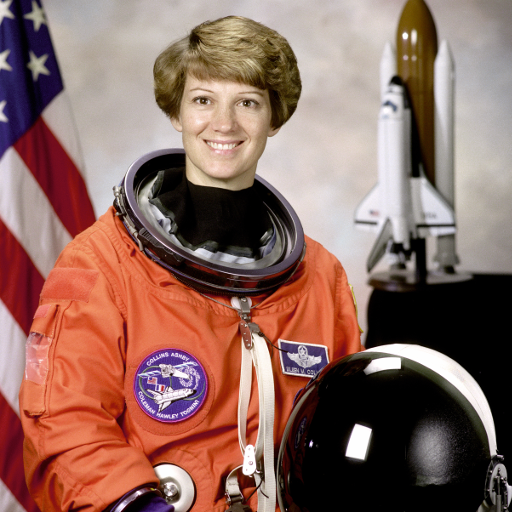
#> input picture skimage.data.astronaut(), 512 x 512 px
$ python image_transform.py
#> lines starting #> are read from the running program, lines starting #| are printed output that depends on the picture; long printed decimals are rounded
import cv2, skimage.data
import numpy as np
import matplotlib.pyplot as plt

def image_difference(image1, image2, name):
    d = np.sum((image1 - image2) ** 2)
    diff = d / float(512 * 512)
    print(f"{name}\'s difference: {diff}")

def printImage(image, name):
    plt.imshow(image)
    plt.title(name)
    plt.show()

def rotation(I, a, name): #I: image, a: angle
    M = np.array(
        [[np.cos(a), -np.sin(a), 1],
        [np.sin(a), np.cos(a), 1]], dtype=np.float32)

    rotation_image = cv2.warpAffine(I, M, (0, 0))

    printImage(rotation_image, name)

    return rotation_image

def similarity(I, s, a, x, y, name):
    M = np.array(
        [[s*np.cos(a), -s*np.sin(a), x],
         [s*np.sin(a), s*np.cos(a), y]], dtype=np.float32)

    similarity_image = cv2.warpAffine(I, M, (0,0))

    printImage(similarity_image, name)

    return similarity_image


def affine(I, scale, shear, name):
    M = np.array(
        [[scale, shear, 0],
         [shear, scale, 0]], dtype=np.float32)

    affine_image = cv2.warpAffine(I, M, (0, 0))

    printImage(affine_image, name)

    return affine_image

def projective(I, M, name):
    projective_image = cv2.warpPerspective(I, M, (0, 0))

    printImage(projective_image, name)

    return projective_image


image = skimage.data.astronaut()
#> image is the input picture: shape (512, 512, 3); mean R, G, B 141.6, 105.8, 96.5
print(image.shape) # (512, 512, 3)
#| (512, 512, 3)

printImage(image, "Original image")

r_test = cv2.imread("rotation_test.jpg")
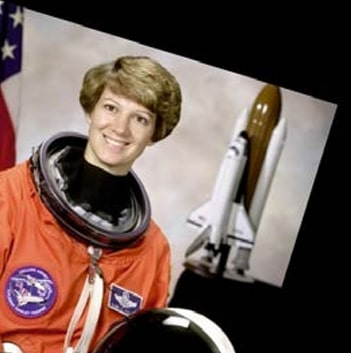
#> input picture 3-1 컴퓨터 비전/HW/HW01/rotation_test.jpg, 351 x 353 px
#> r_test is the input picture: shape (353, 351, 3); mean B, G, R 81.8, 88.8, 109.9
rotation_test = cv2.resize(r_test, (512, 512))
image_difference(rotation(image, 0.305, "Rotation"), rotation_test, "Rotation transformation")
#> in image_difference, `d = np.sum((image1 - image2) ** 2)`: d = 45521248
#> in image_difference, `diff = d / float(512 * 512)`: diff = 173.6
#| Rotation transformation's difference: 173.650

s_test = cv2.imread("similarity_test.jpg")
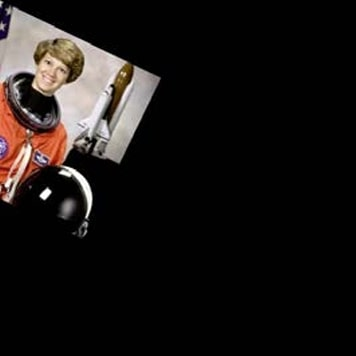
#> input picture 3-1 컴퓨터 비전/HW/HW01/similarity_test.jpg, 356 x 356 px
#> s_test is the input picture: shape (356, 356, 3); mean B, G, R 20.6, 22.1, 26
similarity_test = cv2.resize(s_test, (512, 512))
image_difference(similarity(image, 0.5, 0.45, -1, -1, "Similarity transformation"), similarity_test, "Similarity")
#| Similarity's difference: 47.809

a_test = cv2.imread("affine_test.jpg")
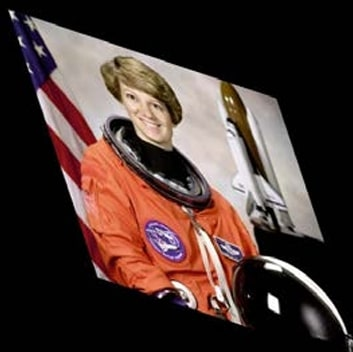
#> input picture 3-1 컴퓨터 비전/HW/HW01/affine_test.jpg, 353 x 352 px
#> a_test is the input picture: shape (352, 353, 3); mean B, G, R 50.3, 54.8, 73
affine_test = cv2.resize(a_test, (512, 512))
image_difference(affine(image, 0.77, 0.28, "Affine"), affine_test, "Affine transformation")
#| Affine transformation's difference: 133.777

p_test = cv2.imread("projective_test.jpg")
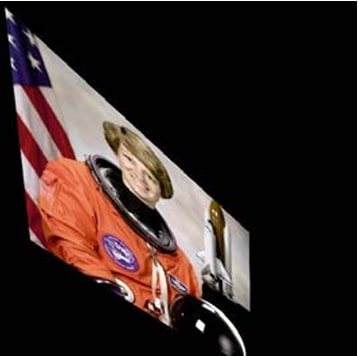
#> input picture 3-1 컴퓨터 비전/HW/HW01/projective_test.jpg, 359 x 356 px
#> p_test is the input picture: shape (356, 359, 3); mean B, G, R 34.7, 37.5, 50.8
projective_test = cv2.resize(p_test, (512, 512))
m = np.array(
        [[1, 0.1, 0],
         [1, 0.8, 0],
         [0.001, 0.0003, 1]], dtype=np.float32)
image_difference(projective(image, m, "Projective"), projective_test, "Projective transformation")
#| Projective transformation's difference: 103.174

# 내 이미지로 테스팅
img = cv2.imread("dog.jpg")
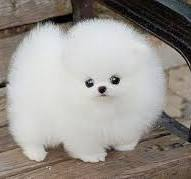
#> input picture 3-1 컴퓨터 비전/HW/HW01/dog.jpg, 191 x 179 px
#> img is the input picture: shape (179, 191, 3); mean B, G, R 145.7, 150.8, 155.8
myImage = cv2.resize(img, (512, 512))
plt.imshow(myImage)
plt.show()

rotation(myImage, -0.25, "My image rotation transformation")
#> call 2 of rotation, with a = -0.25, name = 'My image rotation transformation'
#> in rotation (call 2), `rotation_image = cv2.warpAffine(I, M, (0, 0))`:
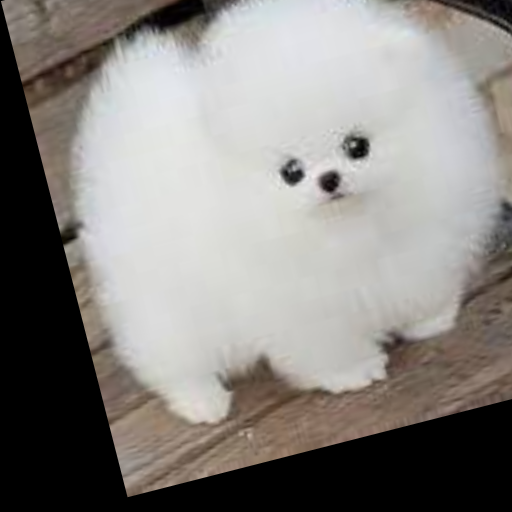
#> rotation_image: shape (512, 512, 3); mean B, G, R 130.6, 134.3, 137.6

similarity(myImage, 1.2, 0.9, -1, -1, "My image similarity transformation")

affine(myImage, 0.77, -0.1, "My image affine transformation")

pm = np.array(
        [[1, 0.1, 0],
         [1, 0.8, 0],
         [-0.001, 0.0003, 1]], dtype=np.float32)
projective(myImage, pm, "My image projective transformation")
#> call 2 of projective, with M = array of shape (3, 3), name = 'My image projective transformation'
#> in projective (call 2), `projective_image = cv2.warpPerspective(I, M, (0, 0))`:
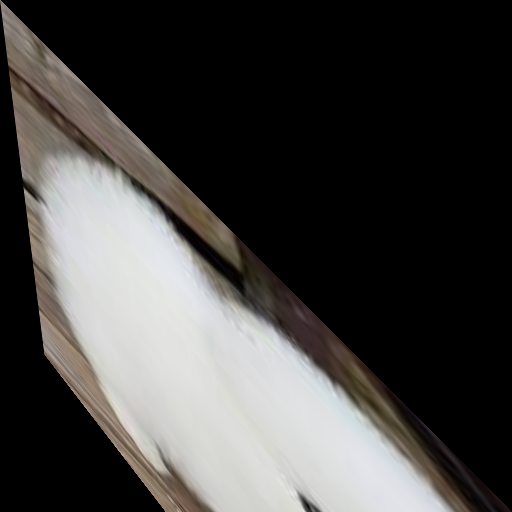
#> projective_image: shape (512, 512, 3); mean B, G, R 65.5, 67.3, 68.8
